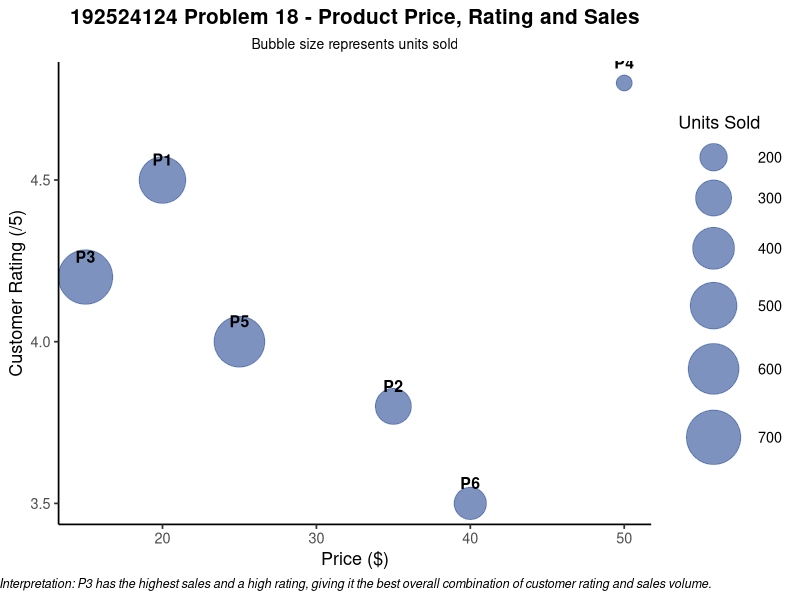

Here is the R script that generated this plot:
# Problem 18 - Bubble Chart

library(ggplot2)

product_data <- data.frame(
  Product = c("P1", "P2", "P3", "P4", "P5", "P6"),
  Price = c(20, 35, 15, 50, 25, 40),
  Rating = c(4.5, 3.8, 4.2, 4.8, 4.0, 3.5),
  Units_Sold = c(500, 300, 700, 150, 600, 250)
)

ggplot(
  product_data,
  aes(
    x = Price,
    y = Rating,
    size = Units_Sold
  )
) +
  geom_point(
    color = "#4563A3",
    alpha = 0.7
  ) +
  geom_text(
    aes(
      label = Product
    ),
    vjust = -1.2,
    size = 4,
    fontface = "bold"
  ) +
  scale_size_continuous(
    range = c(5, 18)
  ) +
  labs(
    title = "192524124 Problem 18 - Product Price, Rating and Sales",
    subtitle = "Bubble size represents units sold",
    x = "Price ($)",
    y = "Customer Rating (/5)",
    size = "Units Sold",
    caption = "Interpretation: P3 has the highest sales and a high rating, giving it the best overall combination of customer rating and sales volume."
  ) +
  theme_classic(base_size = 13) +
  theme(
    plot.title = element_text(
      hjust = 0.5,
      face = "bold",
      size = 15
    ),
    plot.subtitle = element_text(
      hjust = 0.5,
      size = 10
    ),
    plot.caption = element_text(
      hjust = 0.5,
      size = 9,
      face = "italic"
    )
  )
